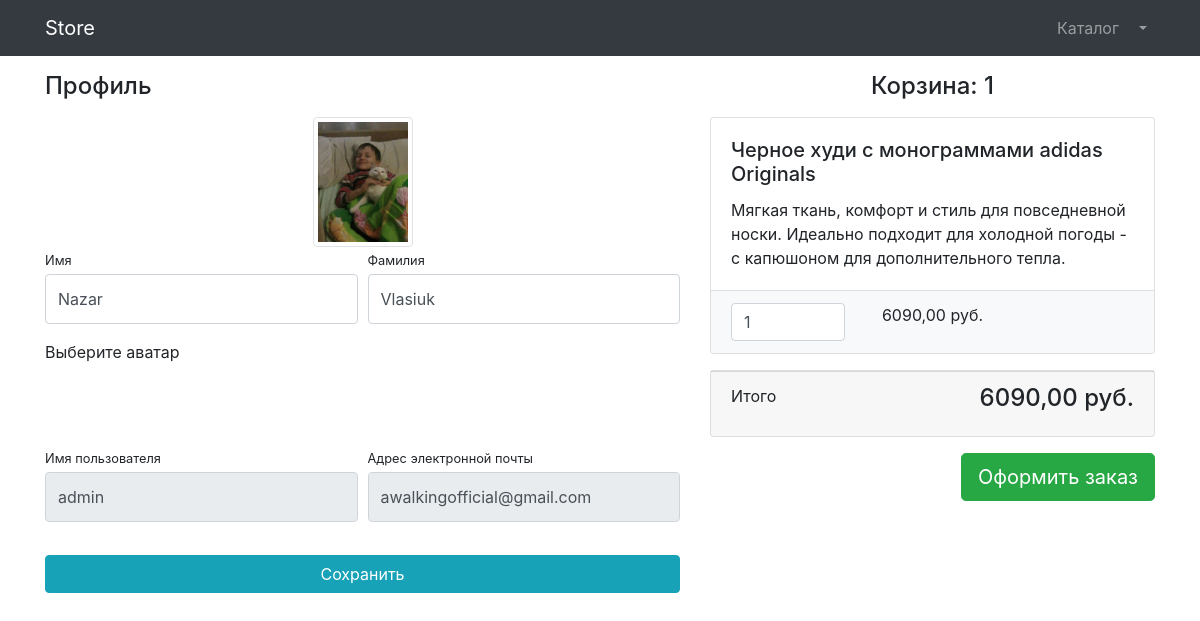
Page /users/profile/1/ (signed in) on the committed database.
### users/models.py (models this page shows)
class User(AbstractUser):
    image = models.ImageField(upload_to='users-images', null=True, blank=True)
    is_verified_email = models.BooleanField(default=False)

### products/models.py (models this page shows, shortened)
class Basket(models.Model):
    user = models.ForeignKey(User, on_delete=models.CASCADE)
    product = models.ForeignKey(to=Product, on_delete=models.CASCADE)
    quantity = models.PositiveSmallIntegerField(default=0)
    created_timestamp = models.DateTimeField(auto_now_add=True)
    objects = BasketQuerySet.as_manager()
    def sum(self):
        return self.product.price * self.quantity

class Product(models.Model):
    name = models.CharField(max_length=256)
    description = models.TextField()
    price = models.DecimalField(max_digits=12, decimal_places=2)
    quantity = models.PositiveIntegerField(default=0)
    image = models.ImageField(upload_to='products_images')
    category = models.ForeignKey(ProductCategory, on_delete=models.CASCADE)
    class Meta:
        verbose_name = 'Продукт'
        verbose_name_plural = 'Продукты'

### users/views.py (the view, shortened to what this page needs)
# urls.py: path('profile/<int:pk>/', login_required(UserProfileView.as_view()), name='profile'),
class UserProfileView(TitleMixin, UpdateView):
    model = User
    form_class = UserProfileForm
    template_name = 'users/profile.html'
    title = 'Store - Личный кабинет'

### users/forms.py
class UserProfileForm(UserChangeForm):
    first_name = forms.CharField(widget=forms.TextInput(attrs={
        'class': 'form-control py-4'
    }))
    last_name = forms.CharField(widget=forms.TextInput(attrs={
        'class': 'form-control py-4'
    }))
    image = forms.ImageField(widget=forms.FileInput(attrs={
        'class': 'custom-file-input'
    }), required=False)
    username = forms.CharField(widget=forms.TextInput(attrs={
        'class': 'form-control py-4', 'readonly': True
    }))
    email = forms.CharField(widget=forms.EmailInput(attrs={
        'class': 'form-control py-4', 'readonly': True
    }))
    class Meta:
        model = User
        fields = ('first_name', 'last_name', 'image', 'username', 'email')

### common/views.py (called while the page is built)
    def get_context_data(self, **kwargs):
        context = super(TitleMixin, self).get_context_data(**kwargs)
        context['title'] = self.title
        return context

### products/context_processors.py (called while the page is built)
def baskets(request):
    user = request.user
    return {'baskets': Basket.objects.filter(user=user) if user.is_authenticated else []}

### products/models.py (called while the page is built)
    def total_sum(self):
        return sum(basket.sum() for basket in self)

    def total_quantity(self):
        return sum(basket.quantity for basket in self)

### users/templates/users/profile.html (shortened to what this page needs)
{% extends 'products/base.html' %}
{% load static %}
{% block css %}
    <link href="{% static 'vendor/css/profile.css' %}" rel="stylesheet">
{% endblock %}
{% block content %}
    <div class="container">
        <div class="row">
            <div class="col-lg-7">
                <h4 class="mt-3 mb-3">Профиль</h4>
                <div class="col-lg-12 text-center">
                    <img width="100" height="100"
                         src="{% if user.image %} {{ user.image.url }} {% else %} {% static 'vendor/img/users/default_avatar.jpg' %} {% endif %}"
                         class="img-thumbnail">
                </div>
                <form action="{% url 'users:profile' user.id %}" method="post" enctype="multipart/form-data">
                    <div class="form-row">
                        <div class="col-lg-6">
                            <div class="form-group">
                                <label class="small mb-1" for="{{ form.first_name.id_for_label }}">Имя</label>
                                {{ form.first_name }}
                            </div>
                        </div>
                        <div class="col-lg-6">
                            <div class="form-group">
                                <label class="small mb-1" for="{{ form.last_name.id_for_label }}">Фамилия</label>
                                {{ form.last_name }}
                            </div>
                        </div>
                    </div>
                    <div class="form-row mb-2">
                        <div class="col-lg-12">
                            <div class="custom-file">
                                <label for="{{ form.image.id_for_label }}">Выберите аватар</label>
                            </div>
                        </div>
                    </div>
                    <div class="form-row">
                        <div class="col-lg-6">
                            <label class="small mb-1" for="{{ form.username.id_for_label }}">Имя пользователя</label>
                            {{ form.username }}
                        </div>
                        <div class="col-lg-6">
                            <label class="small mb-1" for="{{ form.email.id_for_label }}">Адрес электронной
                                почты</label>
                            {{ form.email }}
                        </div>
                    </div>
                    <div class="form-row">
                        <div class="col-lg-12" style="margin-top: 33px;">
                            <input class="btn btn-info btn-block" type="submit" value="Сохранить">
                        </div>
                    </div>
                </form>
            </div>
            <div class="col-lg-5">
                {% include 'products/baskets.html' %}
            </div>
        </div>
    </div>
{% endblock %}

### products/templates/products/baskets.html (shortened to what this page needs)
{% if baskets %}
    <h4 class="mt-3 mb-3 text-center">
        Корзина: {{ baskets.total_quantity }}
    </h4>
    {% for basket in baskets %}
        <div class="card mb-3">
            <div class="card-body">
                <h5 class="card-title">{{ basket.product.name }}</h5>
                <p class="card-text">{{ basket.product.description }}</p>
            </div>
            <ul class="list-group list-group-flush">
                <li class="list-group-item bg-light">
                    <div class="row text-center">
                        <div class="col-lg-4">
                            <input name="basketID" type="number" class="form-control"
                                   value="{{ basket.quantity }}" min="0">
                        </div>
                        <div class="col-lg-4">{{ basket.sum }} руб.</div>
                        <div class="col-lg-4">
                        </div>
                    </div>
                </li>
            </ul>
        </div>
    {% endfor %}
    <div class="card mb-3">
        <div class="card-footer">
            <p class="float-left">Итого</p>
            <h4 class="float-right">{{ baskets.total_sum }} руб.</h4>
        </div>
    </div>
    <a class="btn btn-success btn-lg float-right" href="../orders/order-create.html">
        Оформить заказ
    </a>
{% else %}
    <h4 class="mt-3 mb-3 text-center">
        Корзина пуста
    </h4>
{% endif %}

### rows in the picture
User: image (picture), first_name "Nazar", last_name "Vlasiuk", username "admin", email "awalkingofficial@gmail.com"
Basket: total_quantity "1", product.name "Черное худи с монограммами adidas Originals", product.description "Мягкая ткань, комфорт и стиль для повседневной носки. Идеально подходит для холодной погоды - с капюшоном для дополнительного тепла.", basketID "1", sum "6090,00", total_sum "6090,00"
